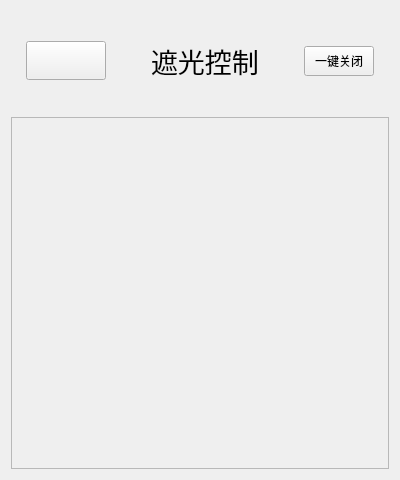
<?xml version="1.0" encoding="UTF-8"?>
<ui version="4.0">
 <class>curtainPage</class>
 <widget class="QWidget" name="curtainPage">
  <property name="geometry">
   <rect>
    <x>0</x>
    <y>0</y>
    <width>400</width>
    <height>480</height>
   </rect>
  </property>
  <property name="sizePolicy">
   <sizepolicy hsizetype="Expanding" vsizetype="Expanding">
    <horstretch>0</horstretch>
    <verstretch>0</verstretch>
   </sizepolicy>
  </property>
  <property name="windowTitle">
   <string>Form</string>
  </property>
  <layout class="QVBoxLayout" name="verticalLayout_2">
   <item>
    <widget class="QWidget" name="widget" native="true">
     <property name="sizePolicy">
      <sizepolicy hsizetype="Maximum" vsizetype="Maximum">
       <horstretch>0</horstretch>
       <verstretch>0</verstretch>
      </sizepolicy>
     </property>
     <property name="minimumSize">
      <size>
       <width>0</width>
       <height>0</height>
      </size>
     </property>
     <property name="maximumSize">
      <size>
       <width>16777215</width>
       <height>16777215</height>
      </size>
     </property>
     <layout class="QHBoxLayout" name="horizontalLayout">
      <property name="leftMargin">
       <number>15</number>
      </property>
      <property name="topMargin">
       <number>30</number>
      </property>
      <property name="rightMargin">
       <number>15</number>
      </property>
      <property name="bottomMargin">
       <number>30</number>
      </property>
      <item>
       <widget class="QPushButton" name="curtainBack">
        <property name="sizePolicy">
         <sizepolicy hsizetype="Maximum" vsizetype="Maximum">
          <horstretch>0</horstretch>
          <verstretch>0</verstretch>
         </sizepolicy>
        </property>
        <property name="font">
         <font>
          <pointsize>20</pointsize>
         </font>
        </property>
        <property name="autoFillBackground">
         <bool>false</bool>
        </property>
        <property name="text">
         <string/>
        </property>
        <property name="icon">
         <iconset resource="resource.qrc">
          <normaloff>:/icon/return.png</normaloff>
          <normalon>:/icon/return.png</normalon>:/icon/return.png</iconset>
        </property>
        <property name="checkable">
         <bool>true</bool>
        </property>
       </widget>
      </item>
      <item>
       <spacer name="horizontalSpacer">
        <property name="orientation">
         <enum>Qt::Horizontal</enum>
        </property>
        <property name="sizeHint" stdset="0">
         <size>
          <width>220</width>
          <height>20</height>
         </size>
        </property>
       </spacer>
      </item>
      <item>
       <widget class="QLabel" name="titleLabel">
        <property name="font">
         <font>
          <pointsize>20</pointsize>
         </font>
        </property>
        <property name="text">
         <string>遮光控制</string>
        </property>
        <property name="margin">
         <number>0</number>
        </property>
       </widget>
      </item>
      <item>
       <spacer name="horizontalSpacer_2">
        <property name="orientation">
         <enum>Qt::Horizontal</enum>
        </property>
        <property name="sizeHint" stdset="0">
         <size>
          <width>220</width>
          <height>20</height>
         </size>
        </property>
       </spacer>
      </item>
      <item>
       <widget class="QPushButton" name="closeAll">
        <property name="sizePolicy">
         <sizepolicy hsizetype="Maximum" vsizetype="Maximum">
          <horstretch>0</horstretch>
          <verstretch>0</verstretch>
         </sizepolicy>
        </property>
        <property name="minimumSize">
         <size>
          <width>70</width>
          <height>30</height>
         </size>
        </property>
        <property name="maximumSize">
         <size>
          <width>50</width>
          <height>30</height>
         </size>
        </property>
        <property name="font">
         <font>
          <pointsize>9</pointsize>
         </font>
        </property>
        <property name="text">
         <string>一键关闭</string>
        </property>
       </widget>
      </item>
     </layout>
    </widget>
   </item>
   <item>
    <widget class="myScollArea" name="curtainScrollArea">
     <property name="sizePolicy">
      <sizepolicy hsizetype="Expanding" vsizetype="Expanding">
       <horstretch>0</horstretch>
       <verstretch>0</verstretch>
      </sizepolicy>
     </property>
     <property name="minimumSize">
      <size>
       <width>0</width>
       <height>0</height>
      </size>
     </property>
     <property name="maximumSize">
      <size>
       <width>16777215</width>
       <height>16777215</height>
      </size>
     </property>
     <property name="mouseTracking">
      <bool>true</bool>
     </property>
     <property name="tabletTracking">
      <bool>true</bool>
     </property>
     <property name="contextMenuPolicy">
      <enum>Qt::DefaultContextMenu</enum>
     </property>
     <property name="acceptDrops">
      <bool>true</bool>
     </property>
     <property name="verticalScrollBarPolicy">
      <enum>Qt::ScrollBarAlwaysOff</enum>
     </property>
     <property name="horizontalScrollBarPolicy">
      <enum>Qt::ScrollBarAlwaysOff</enum>
     </property>
     <property name="sizeAdjustPolicy">
      <enum>QAbstractScrollArea::AdjustToContents</enum>
     </property>
     <property name="widgetResizable">
      <bool>true</bool>
     </property>
     <property name="alignment">
      <set>Qt::AlignLeading|Qt::AlignLeft|Qt::AlignTop</set>
     </property>
     <widget class="QWidget" name="scrollAreaWidgetContents">
      <property name="geometry">
       <rect>
        <x>0</x>
        <y>0</y>
        <width>380</width>
        <height>1000</height>
       </rect>
      </property>
      <property name="sizePolicy">
       <sizepolicy hsizetype="Expanding" vsizetype="Maximum">
        <horstretch>0</horstretch>
        <verstretch>0</verstretch>
       </sizepolicy>
      </property>
      <property name="minimumSize">
       <size>
        <width>0</width>
        <height>1000</height>
       </size>
      </property>
      <property name="mouseTracking">
       <bool>true</bool>
      </property>
      <property name="tabletTracking">
       <bool>true</bool>
      </property>
      <property name="acceptDrops">
       <bool>true</bool>
      </property>
      <property name="styleSheet">
       <string notr="true"/>
      </property>
      <layout class="QVBoxLayout" name="verticalLayout">
       <property name="spacing">
        <number>10</number>
       </property>
       <property name="leftMargin">
        <number>15</number>
       </property>
       <property name="topMargin">
        <number>0</number>
       </property>
       <property name="rightMargin">
        <number>15</number>
       </property>
       <property name="bottomMargin">
        <number>0</number>
       </property>
      </layout>
     </widget>
    </widget>
   </item>
  </layout>
 </widget>
 <customwidgets>
  <customwidget>
   <class>myScollArea</class>
   <extends>QScrollArea</extends>
   <header>myscollarea.h</header>
   <container>1</container>
  </customwidget>
 </customwidgets>
 <resources>
  <include location="resource.qrc"/>
 </resources>
 <connections/>
</ui>
